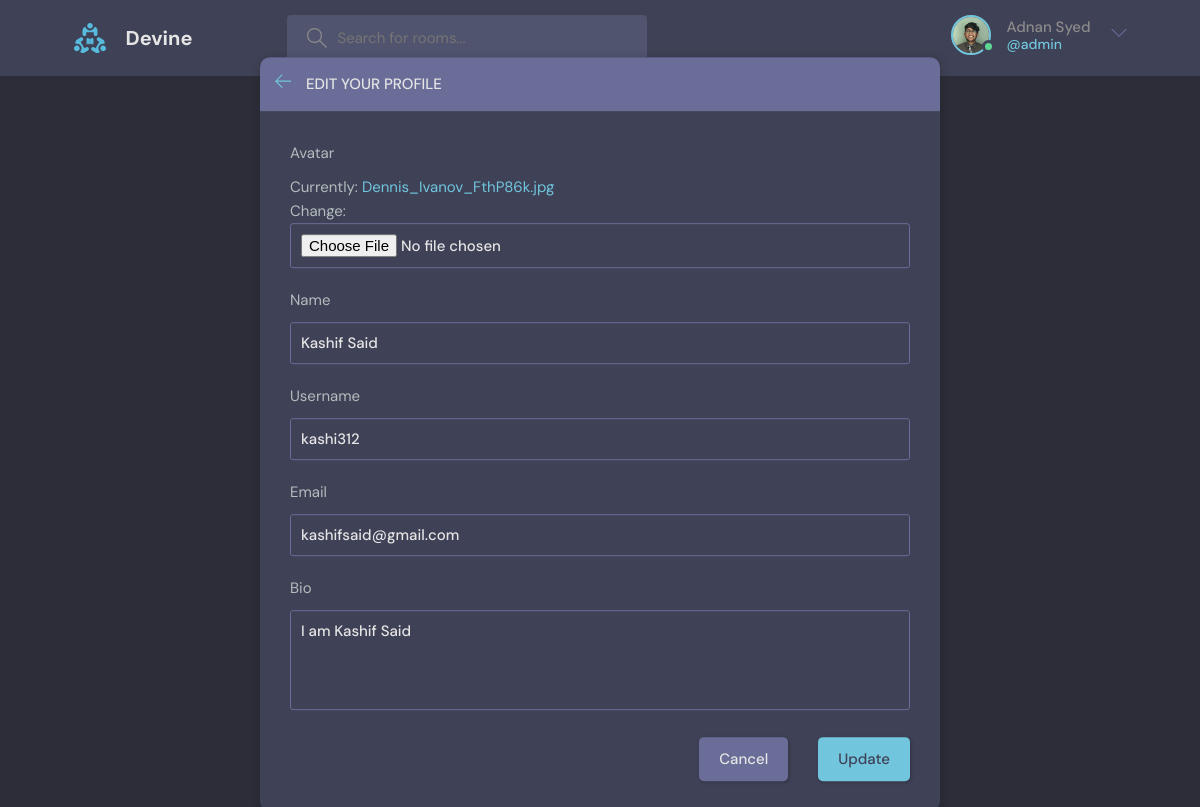
The page /update-user/2/ (signed in) on the database its author committed.
### base/models.py (models this page shows)
class User(AbstractUser):
    name = models.CharField(max_length=200, null=True)
    email = models.EmailField(unique=True, null=True)
    bio = models.TextField(null=True)
    avatar = models.ImageField(null=True, default="avatar.svg")
    USERNAME_FIELD = 'email'
    REQUIRED_FIELDS = []

### base/views.py (the view)
# urls.py: path('update-user/<str:pk>/', views.updateuser, name='update-user'),
@login_required(login_url='login')
def updateuser(request, pk):
    user = User.objects.get(id=pk)
    form = MyUserCreationForm(instance=user)
    if request.method == 'POST':
        form = MyUserCreationForm(request.POST, request.FILES, instance=user)
        if form.is_valid():
            form.save()
            return redirect('profile' ,user.id)
    context = locals()
    return render(request, 'base/update-user.html', context)

### base/forms.py
class MyUserCreationForm(ModelForm):
    class Meta:
        model = User
        fields = ['avatar', 'name' ,'username', 'email','bio' ]

### base/templates/base/update-user.html (shortened to what this page needs)
{% extends 'main.html' %}
{% block content %}
    <main class="update-account layout">
        <div class="container">
            <div class="layout__box">
                <div class="layout__boxHeader">
                    <div class="layout__boxTitle">
                        <a href="{% url 'profile' user.id %}">
                            <svg version="1.1" xmlns="http://www.w3.org/2000/svg" width="32" height="32"
                                viewBox="0 0 32 32">
                                <title>arrow-left</title>
                                <path
                                    d="M13.723 2.286l-13.723 13.714 13.719 13.714 1.616-1.611-10.96-10.96h27.625v-2.286h-27.625l10.965-10.965-1.616-1.607z">
                                </path>
                            </svg>
                        </a>
                        <h3>Edit your profile</h3>
                    </div>
                </div>
                <div class="layout__body">
                    <form class="form" action="" method="POST" enctype="multipart/form-data">
                        {% for field in form  %}
                        <div class="form__group">
                          <label for="{{field.label}}">{{field.label}}</label>
                          {{field}}
                      </div>
                        {% endfor %}
                        <div class="form__action">
                            <a class="btn btn--dark" href="{% url 'profile' user.id %}">Cancel</a>
                            <button class="btn btn--main" type="submit">Update</button>
                        </div>
                    </form>
                </div>
            </div>
        </div>
    </main>
{% endblock content %}

### templates/navbar.html (shortened to what this page needs)
{% load static %}
<header class="header header--loggedIn">
    <div class="container">
      <a href="/" class="header__logo">
        <img src="{% static 'images/logo.svg' %}" />
        <h1>Devine</h1>
      </a>
      <form class="header__search" action="{% url 'home' %}" method="get" >
        <label>
          <input type="search" name="q" placeholder="Search for rooms..." />
        </label>
      </form>
      <nav class="header__menu">
            {% if request.user.is_authenticated %}
        <div class="header__user">
          <a href="{% url 'profile' request.user.id %}">
            <div class="avatar avatar--medium active">
              <img src="{{request.user.avatar.url}}" />
            </div>
            <p>{{request.user.name}} <span>@{{request.user.username}} </span></p>
          </a>
          <button class="dropdown-button">
            <svg version="1.1" xmlns="http://www.w3.org/2000/svg" width="32" height="32" viewBox="0 0 32 32">
              <title>chevron-down</title>
              <path d="M16 21l-13-13h-3l16 16 16-16h-3l-13 13z"></path>
            </svg>
          </button>
        </div>
        {% else %}
       <a href="{% url 'login' %}">
          <img src="{% static 'images/avatar.svg' %}" />
          <p>Login</p>
        </a>
        {% endif %}
      </nav>
    </div>
  </header>

### rows shown on the page
User: user.avatar (picture), user.name "Adnan Syed", user.username "admin"
User: form "Kashif Said" "kashi312" "kashifsaid@gmail.com" "I am Kashif Said"

### other values the page prints
{{ field.label }} "Avatar" "Name" "Username" "Email" "Bio"
